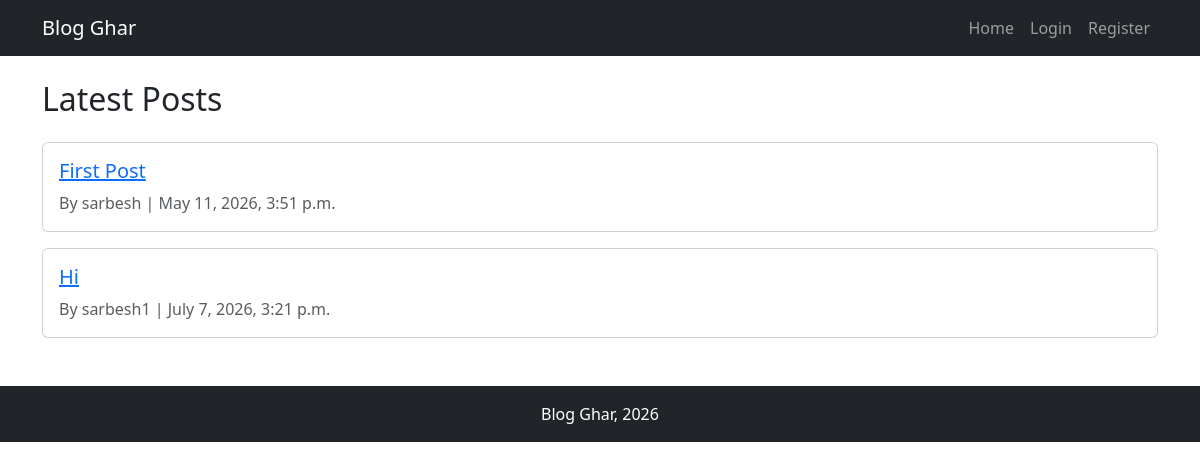
The app's page /, older data.
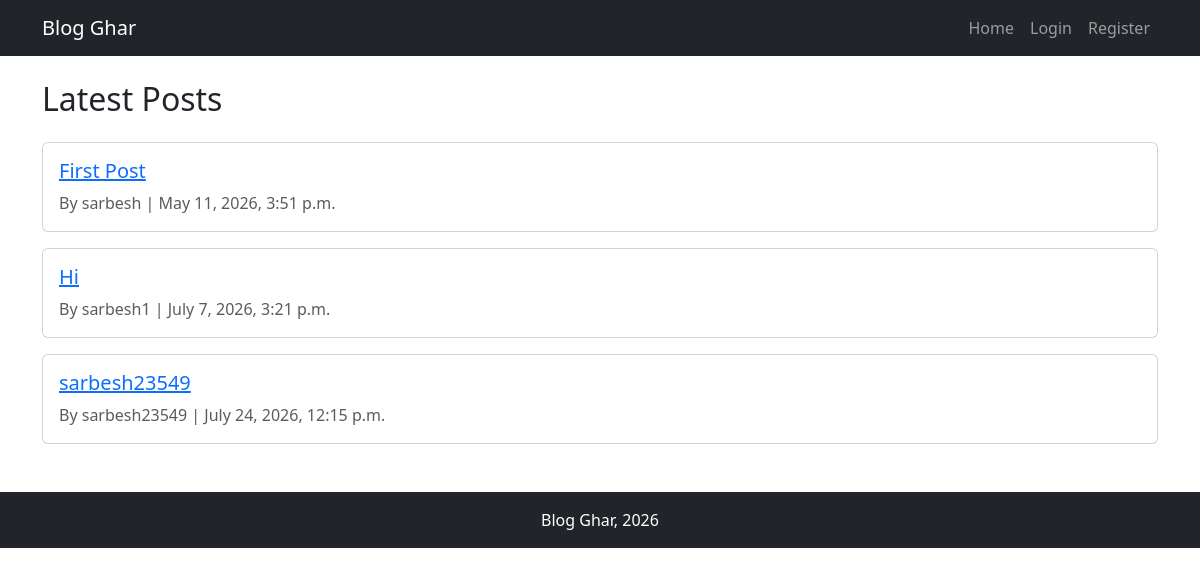
The same page, newer data.
### posts/models.py (models this page shows)
class Post(models.Model):
    title = models.CharField(max_length=200)
    content = models.TextField()
    author = models.ForeignKey(User, on_delete=models.CASCADE)
    created_at = models.DateTimeField(auto_now_add=True)

### posts/views.py (the view)
# urls.py: 2. Add a URL to urlpatterns:  path('', views.home, name='home')
def home(request):
    posts = Post.objects.all()
    return render(request, 'posts/home.html', {'posts': posts})

### posts/templates/posts/home.html (shortened to what this page needs)
{% extends 'base.html' %}
{% block content %}
<h2 class="mb-4">Latest Posts</h2>
{% for post in posts %}
<div class="card mb-3">
    <div class="card-body">
        <h5 class="card-title"><a href="/post/{{ post.pk }}/">{{ post.title }}</a></h5>
        <p class="card-text text-muted">By {{ post.author }} | {{ post.created_at }}</p>
    </div>
</div>
{% endfor %}
{% endblock %}

Row changes from the older to the newer data that the page shows:
added Post: title "sarbesh23549", author "sarbesh23549", created_at "July 24, 2026, 12:15 p.m."
